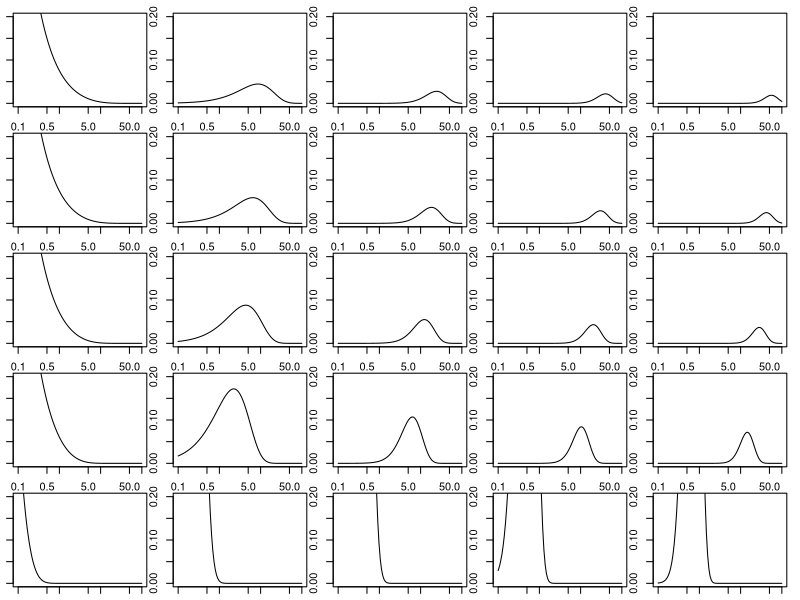
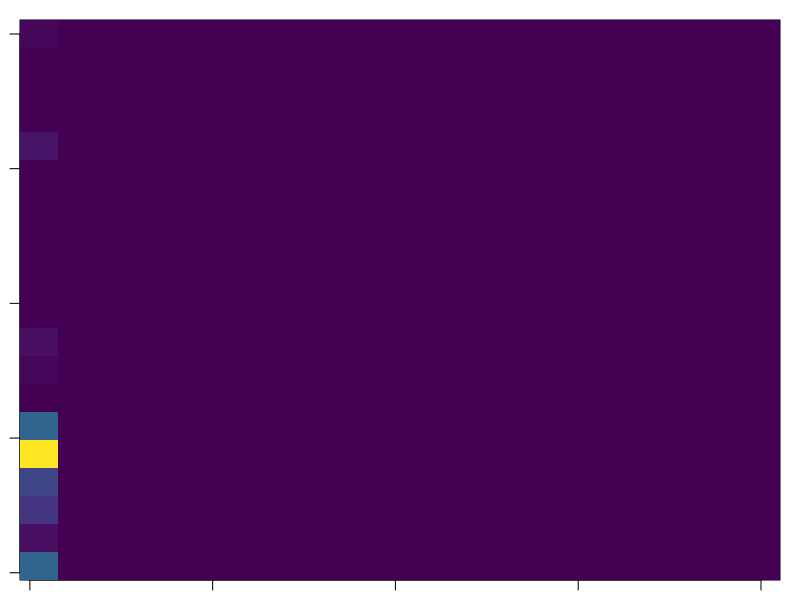

R code for these plots, in order: (Note: this script raises an error after producing the figures.)
library(plyr)
library(parallel)
library(viridis)

dDklGamma <- function(x, shape, scale, meanlog, sdlog) {
    dgamma(x, shape, scale = scale) * (dgamma(x, shape, scale = scale, log = TRUE) - 
                                           dlnorm(x, meanlog, sdlog, log = TRUE))
}

DklGamma <- function(shape, scale, meanlog, sdlog) {
    integrate(function(x) dDklGamma(x, shape, scale = scale, meanlog, sdlog), 
              lower = 0, upper = Inf, 
              rel.tol = .Machine$double.eps^0.25)
}


parMin <- 0.1
parMax <- 8
badOptim <- 666666666


parRange <- seq(parMin, parMax, length.out = 5)
par(mfcol = c(length(parRange), length(parRange)), mar = rep(1, 4))
plot(1, type = 'n', axes = FALSE, xlab = '', ylab = '')
for(i in 1:length(parRange)) {
    for(j in 1:length(parRange)) {
        par(mfg = c(length(parRange) - j + 1, i))
        curve(dgamma(x, shape = parRange[i], scale = parRange[j]), from = 0.1, to = 100, 
              ylim = c(0.00001, 0.2), log = 'x')
    }
}



parRange <- seq(parMin, parMax, length.out = 20)
pars <- expand.grid(shape = parRange, scale = parRange)
gammaAsLnorm <- mclapply(1:nrow(pars), mc.cores = 6, function(i) {
    out <- optim(par = c(1, 1), method = 'Nelder-Mead',
                 fn = function(lnormPars) {
                     x <- try(DklGamma(pars[i, 1], pars[i, 2], 
                                       meanlog = lnormPars[1], sdlog = lnormPars[2])$value, 
                              silent = TRUE)
                     if('try-error' %in% class(x)) {
                         return(badOptim)
                     } else {
                         return(x)
                     }
                 })
    if(out$value == badOptim) {
        out <- optim(par = c(1, 1), method = 'SANN',
                     fn = function(lnormPars) {
                         x <- try(DklGamma(pars[i, 1], pars[i, 2], 
                                           meanlog = lnormPars[1], sdlog = lnormPars[2])$value, 
                                  silent = TRUE)
                         if('try-error' %in% class(x)) {
                             return(badOptim)
                         } else {
                             return(x)
                         }
                     })
    }
    
    return(unlist(out[1:2]))
})

gammaAsLnorm <- as.data.frame(do.call(rbind, gammaAsLnorm))
gammaAsLnorm$value[gammaAsLnorm$value == badOptim] <- NA

par(mfcol = c(1, 1))
image(parRange, parRange, matrix(gammaAsLnorm$value, nrow = length(parRange)), col = viridis(60))
range(gammaAsLnorm$value, na.rm = TRUE)


mu <- seq(-13, 8, length.out = 20)
sig <- seq(0.1, 24, length.out = 20)
MuSig <- expand.grid(mu, sig)
foo <- lapply(1:nrow(MuSig), function(i) {
    DklGamma(shape = parRange[1], scale = parRange[5], meanlog = MuSig[i, 1], sdlog = MuSig[i, 2])
})

